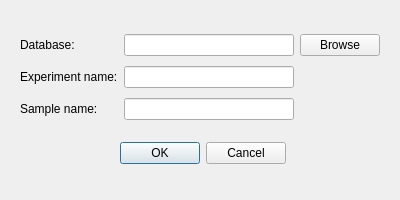
<?xml version="1.0" encoding="UTF-8"?>
<ui version="4.0">
 <class>saveData</class>
 <widget class="QDialog" name="saveData">
  <property name="geometry">
   <rect>
    <x>0</x>
    <y>0</y>
    <width>400</width>
    <height>200</height>
   </rect>
  </property>
  <property name="windowTitle">
   <string>Dialog</string>
  </property>
  <widget class="QDialogButtonBox" name="buttonBox">
   <property name="geometry">
    <rect>
     <x>120</x>
     <y>140</y>
     <width>166</width>
     <height>27</height>
    </rect>
   </property>
   <property name="orientation">
    <enum>Qt::Horizontal</enum>
   </property>
   <property name="standardButtons">
    <set>QDialogButtonBox::Cancel|QDialogButtonBox::Ok</set>
   </property>
  </widget>
  <widget class="QWidget" name="">
   <property name="geometry">
    <rect>
     <x>20</x>
     <y>30</y>
     <width>360</width>
     <height>95</height>
    </rect>
   </property>
   <layout class="QGridLayout" name="gridLayout">
    <item row="0" column="0">
     <widget class="QLabel" name="locationLabel">
      <property name="text">
       <string>Database:</string>
      </property>
     </widget>
    </item>
    <item row="0" column="2">
     <widget class="QPushButton" name="browseButton">
      <property name="text">
       <string>Browse</string>
      </property>
     </widget>
    </item>
    <item row="1" column="1">
     <widget class="QLineEdit" name="expEdit"/>
    </item>
    <item row="0" column="1">
     <widget class="QLineEdit" name="locationEdit">
      <property name="readOnly">
       <bool>true</bool>
      </property>
     </widget>
    </item>
    <item row="2" column="1">
     <widget class="QLineEdit" name="sampleEdit"/>
    </item>
    <item row="2" column="0">
     <widget class="QLabel" name="sampleLabel">
      <property name="text">
       <string>Sample name:</string>
      </property>
     </widget>
    </item>
    <item row="1" column="0">
     <widget class="QLabel" name="expLabel">
      <property name="text">
       <string>Experiment name:</string>
      </property>
     </widget>
    </item>
   </layout>
  </widget>
 </widget>
 <resources/>
 <connections>
  <connection>
   <sender>buttonBox</sender>
   <signal>accepted()</signal>
   <receiver>saveData</receiver>
   <slot>accept()</slot>
   <hints>
    <hint type="sourcelabel">
     <x>248</x>
     <y>254</y>
    </hint>
    <hint type="destinationlabel">
     <x>157</x>
     <y>274</y>
    </hint>
   </hints>
  </connection>
  <connection>
   <sender>buttonBox</sender>
   <signal>rejected()</signal>
   <receiver>saveData</receiver>
   <slot>reject()</slot>
   <hints>
    <hint type="sourcelabel">
     <x>316</x>
     <y>260</y>
    </hint>
    <hint type="destinationlabel">
     <x>286</x>
     <y>274</y>
    </hint>
   </hints>
  </connection>
 </connections>
</ui>
